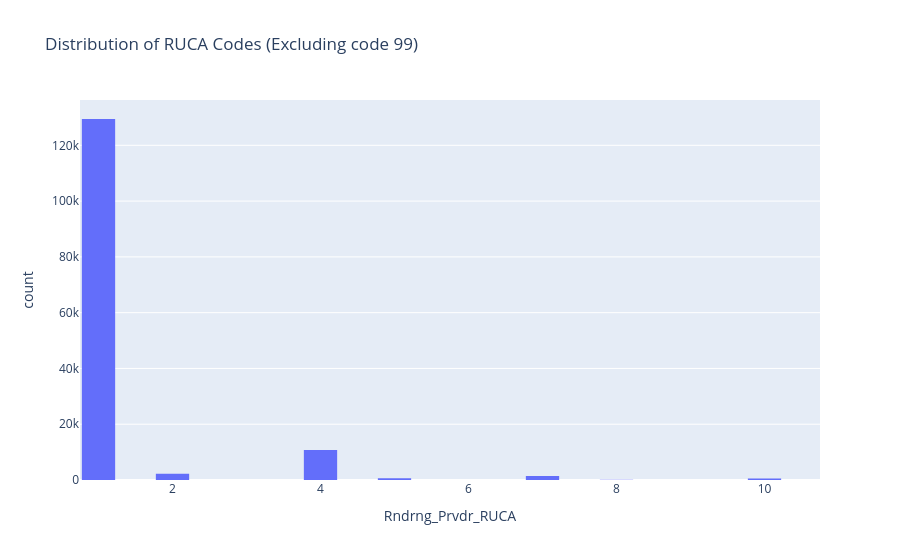

Notebook code for this chart:
### Code cell
# RUCA code distribution 

plot = px.histogram(raw_df[raw_df['Rndrng_Prvdr_RUCA'] < 99], x='Rndrng_Prvdr_RUCA', title='Distribution of RUCA Codes (Excluding code 99)', labels={'RUCA': 'RUCA Code'}, nbins=20)
plot.update_layout(bargap=0.1)
plot.show()

### Figure 1 — Plotly figure (JSON) as saved in the notebook; plotly's stock layout.template omitted (floating-point values rounded to 4 significant figures; data arrays with more than 128 entries replaced by an {"elided": "..."} marker saying what was removed)
{"data": [{"alignmentgroup": "True", "bingroup": "x", "hovertemplate": "Rndrng_Prvdr_RUCA=%{x}<br>count=%{y}<extra></extra>", "legendgroup": "", "marker": {"color": "#636efa", "pattern": {"shape": ""}}, "name": "", "nbinsx": 20, "offsetgroup": "", "orientation": "v", "showlegend": false, "type": "histogram", "x": {"elided": "145301 float values"}, "xaxis": "x", "yaxis": "y"}], "layout": {"bargap": 0.1, "barmode": "relative", "legend": {"tracegroupgap": 0}, "title": {"text": "Distribution of RUCA Codes (Excluding code 99)"}, "xaxis": {"anchor": "y", "domain": [0, 1], "title": {"text": "Rndrng_Prvdr_RUCA"}}, "yaxis": {"anchor": "x", "domain": [0, 1], "title": {"text": "count"}}}}
